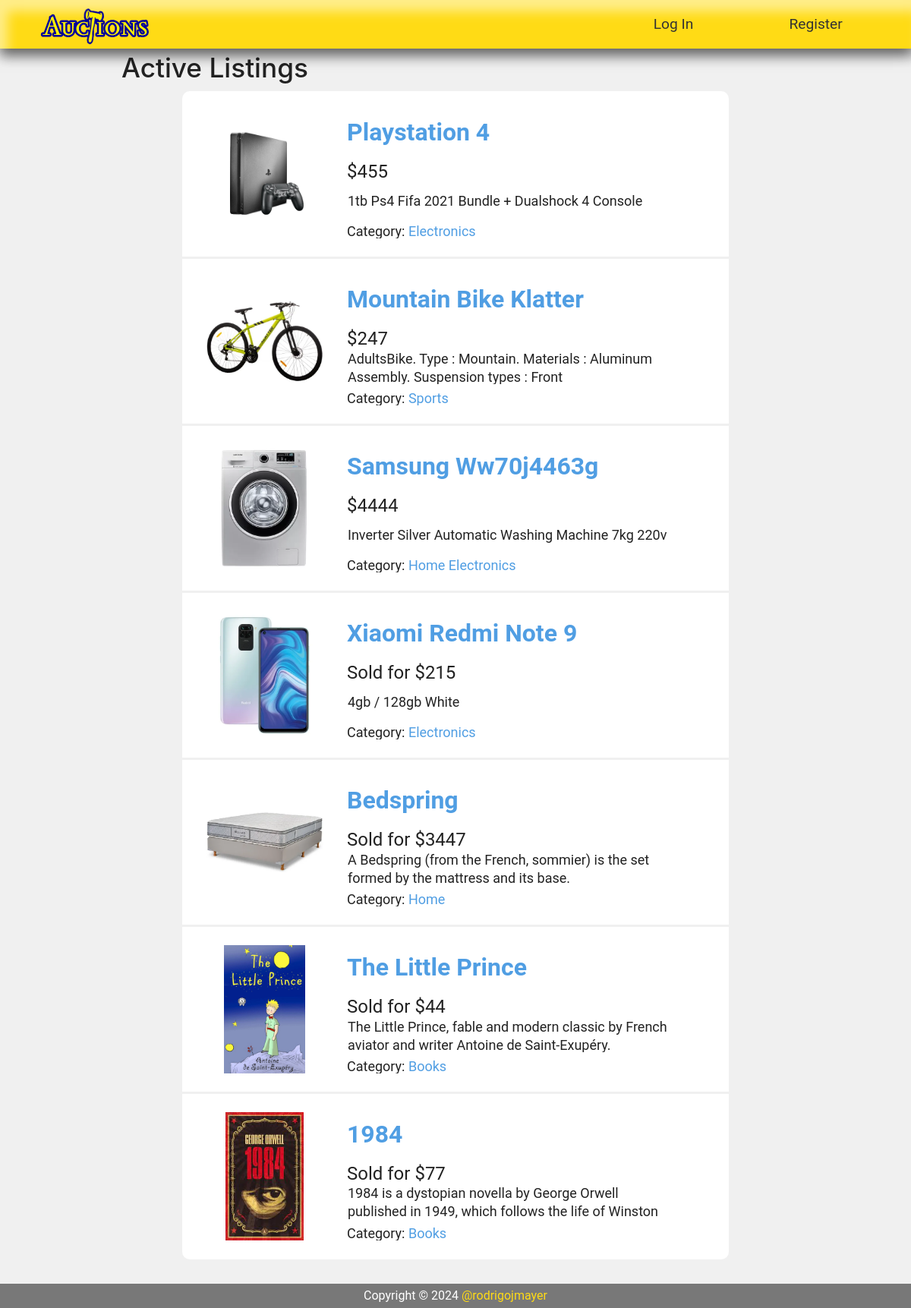
The page / on the database its author committed.
### auctions/models.py (models this page shows, shortened)
class AuctionListings(models.Model):
    name = models.CharField(max_length=64)
    initial_price = models.IntegerField()
    auction_category = models.ManyToManyField(Category, blank=True, related_name="categories")
    description = models.CharField(max_length=150, default="")
    image = models.ImageField(null=True, blank=True, upload_to='images/')
    auction_active = models.IntegerField(default=1)
    id_user = models.ForeignKey(User,  on_delete=models.CASCADE, related_name = "user_creator")
    """def auction_categories(self):
        return ', '.join([a.category_name for a in self.auction_category.all()])
    #auction_categories.short_description = "category name"
    """

class Category(models.Model):
    category_name = models.CharField(max_length=20, blank=True)

### auctions/views.py (the view)
# urls.py: path("", views.index, name="index"),
@csrf_exempt
def index(request):
    all_auctions = AuctionListings.objects.all().order_by('-id')
    len_auctions = len(all_auctions)
    if len_auctions > 0:
        last_auction = all_auctions[len_auctions-1].id
    else:
        last_auction = 0
    for auction in all_auctions:
        try:
            all_bids = Bids.objects.get(id_auction=auction.id)
            auction.initial_price = all_bids.price
        except:
            pass
    return render(request, "auctions/index.html", {
        "message": "Aca van los datos de cada auction",
        "all_auctions" : all_auctions,
        "last_auction_id" : last_auction,
        "pepetest": "test de pepito",
    })

### auctions/templates/auctions/index.html
{% extends "auctions/layout.html" %}
{% block body %}
    <div class="sub">
        <h2>Active Listings</h2>
    </div>
    <div class="main">
        {% for auction in all_auctions %}
            <div class="listing_auction" >
                <div id="auction_image">
                    <a href="listing_page/{{ auction.id }}" >
                        <img src="{{ MEDIA_URL }}/media/{{ auction.image }}"  >
                    </a>
                </div>
                <div id="order-column">
                    <div id="auction_name">
                        <a href="../listing_page/{{ auction.id }}" >
                            {{ auction.name }}
                        </a>
                    </div>
                    <div id="auction_listing_data">
                        <div id="auction_price">
                            {% if auction.auction_active %}
                                ${{ auction.initial_price }}
                            {% else %}
                                Sold for ${{ auction.initial_price }}
                            {% endif %}
                        </div>
                        <div id="auction_description">
                            <div id="auction_description_block">
                                <p>{{ auction.description }}</p>
                            </div>
                        </div>
                        <div id="auction_category">
                            Category:
                            {% for category in auction.auction_category.all %}
                                <a href="../category/{{ category.id }}">
                                    {{ category.category_name }}
                                </a>
                            {% endfor %}
                        </div>
                    </div>
                </div>
            </div>
            {% if last_auction_id != auction.id %}
                <div class="borders"></div>
            {% endif %}
        {% endfor %}
    </div>
{% endblock %}

### rows shown on the page
AuctionListings: image (picture), name "Playstation 4", initial_price "455", description "1tb Ps4 Fifa 2021 Bundle + Dualshock 4 Console"
Category: category_name "Electronics"
AuctionListings: image (picture), name "Mountain Bike Klatter", initial_price "247", description "AdultsBike. Type : Mountain. Materials : Aluminum Assembly. Suspension types : Front"
Category: category_name "Sports"
AuctionListings: image (picture), name "Samsung Ww70j4463g", initial_price "4444", description "Inverter Silver Automatic Washing Machine 7kg 220v"
Category: category_name "Home"
AuctionListings: image (picture), name "Xiaomi Redmi Note 9", initial_price "215", description "4gb / 128gb White"
AuctionListings: image (picture), name "Bedspring", initial_price "3447", description "A Bedspring (from the French, sommier) is the set formed by the mattress and its base."
AuctionListings: image (picture), name "The Little Prince", initial_price "44", description "The Little Prince, fable and modern classic by French aviator and writer Antoine de Saint-Exupéry."
Category: category_name "Books"
AuctionListings: image (picture), name "1984", initial_price "77", description "1984 is a dystopian novella by George Orwell published in 1949, which follows the life of Winston…"
